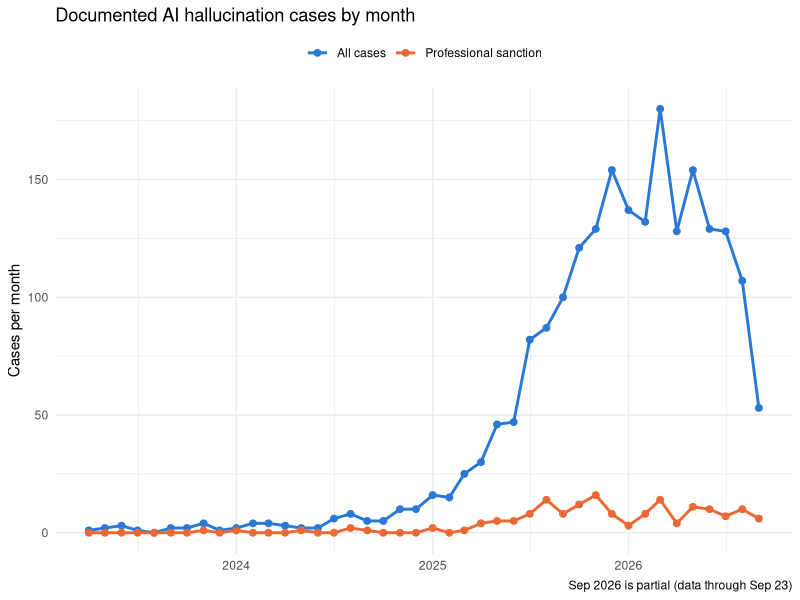
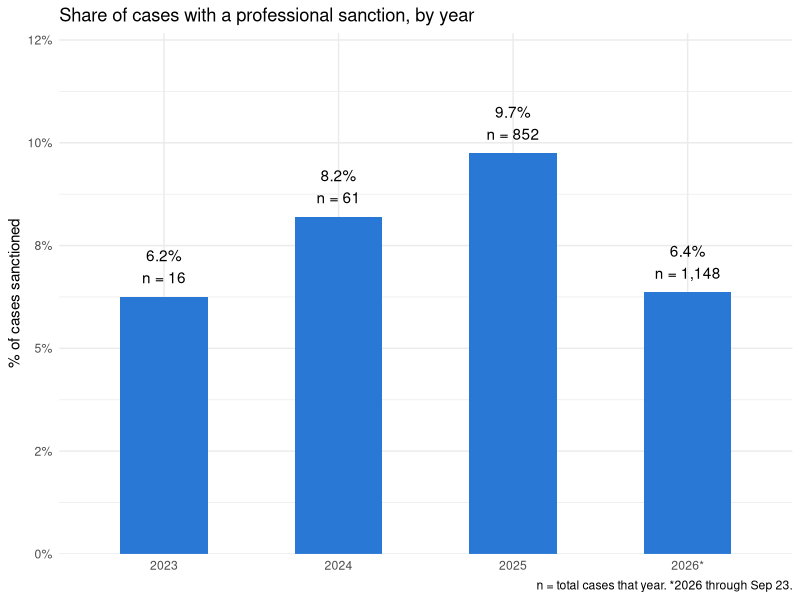
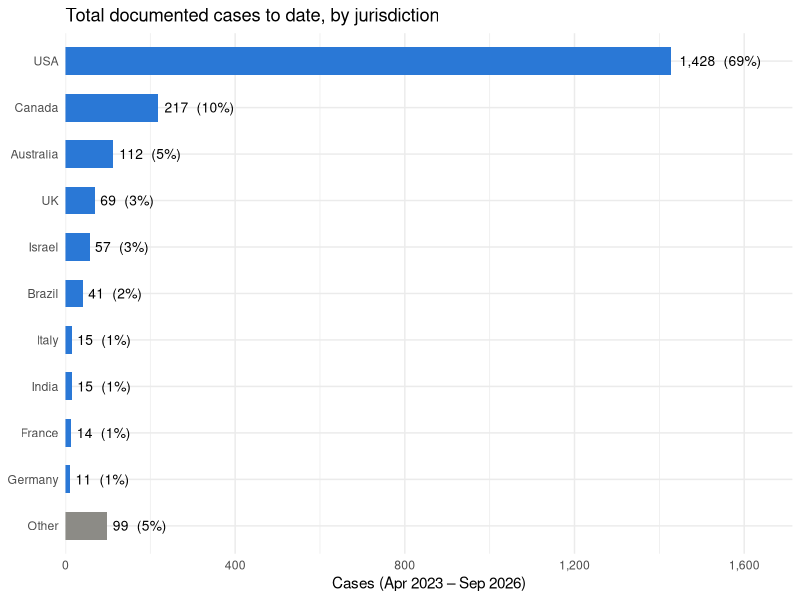

The R script that drew these images, in order:
## ---- chunk 1
knitr::opts_chunk$set(echo = TRUE,fig.height=4, fig.width=4)
library(tidyverse)
# Welcome to quarto! 
# This is a comment, R will not compile this line 
## ---- chunk 2
df <- read_csv("hallucination_cases.csv")

library(tidyverse)
library(lubridate)

df <- read_csv("hallucination_cases.csv")

monthly <- df %>%
  mutate(Date = as.Date(Date),
         month = floor_date(Date, "month"),
         sanction = `Professional Sanction` == "Yes") %>%
  filter(!is.na(month)) %>%
  group_by(month) %>%
  summarise(`All cases` = n(),
            `Professional sanction` = sum(sanction), .groups = "drop") %>%
  complete(month = seq(min(month), max(month), by = "month"),
           fill = list(`All cases` = 0, `Professional sanction` = 0)) %>%
  pivot_longer(-month, names_to = "series", values_to = "cases")

ggplot(monthly, aes(month, cases, color = series)) +
  geom_line(linewidth = 1) +
  geom_point(size = 2) +
  scale_color_manual(values = c("All cases" = "#2a78d6",
                                "Professional sanction" = "#eb6834")) +
  labs(title = "Documented AI hallucination cases by month",
       x = NULL, y = "Cases per month", color = NULL,
       caption = "Sep 2026 is partial (data through Sep 23)") +
  theme_minimal() +
  theme(legend.position = "top")
## ---- chunk 3
library(tidyverse)
library(scales)

yearly <- df %>%
  mutate(Date = as.Date(Date), year = year(Date),
         sanction = `Professional Sanction` == "Yes") %>%
  filter(!is.na(year)) %>%
  group_by(year) %>%
  summarise(n = n(), k = sum(sanction), rate = k / n, .groups = "drop") %>%
  mutate(label = paste0(percent(rate, accuracy = 0.1), "\nn = ", comma(n)),
         year_lab = if_else(year == 2026, "2026*", as.character(year)))

ggplot(yearly, aes(year_lab, rate)) +
  geom_col(fill = "#2a78d6", width = 0.5) +
  geom_text(aes(label = label), vjust = -0.4, lineheight = 1.2) +
  scale_y_continuous(labels = percent_format(accuracy = 1),
                     expand = expansion(mult = c(0, 0.3))) +
  labs(title = "Share of cases with a professional sanction, by year",
       x = NULL, y = "% of cases sanctioned",
       caption = "n = total cases that year. *2026 through Sep 23.") +
  theme_minimal()
## ---- chunk 4
library(tidyverse)

df <- read_csv("hallucination_cases.csv")

d <- df %>%
  mutate(
    # outcome: Yes/No factor (glm treats the 2nd level, "Yes", as the event)
    `Professional Sanction` = factor(`Professional Sanction`, levels = c("No", "Yes")),

    # collapse to 5 main jurisdictions + Other
    `State(s)` = case_when(
      `State(s)` %in% c("USA", "Canada", "Australia", "UK", "Brazil") ~ `State(s)`,
      TRUE ~ "Other"),
    `State(s)` = relevel(factor(`State(s)`), ref = "USA"),

    # collapse 16 labels to Lawyer / Pro se / Other
    `Party(ies)` = case_when(
      `Party(ies)` == "Lawyer"          ~ "Lawyer",
      `Party(ies)` == "Pro Se Litigant" ~ "Pro se",
      TRUE                              ~ "Other"),
    `Party(ies)` = relevel(factor(`Party(ies)`), ref = "Lawyer"),

    # keep the 7 main fields, merge the rest into "other", keep NA as "missing"
    `Legal Field Primary` = case_when(
      is.na(`Legal Field Primary`) ~ "missing",
      `Legal Field Primary` %in% c("contract", "administrative", "civil rights",
                                   "employment", "tort", "family", "criminal") ~ `Legal Field Primary`,
      TRUE ~ "other"),
    `Legal Field Primary` = relevel(factor(`Legal Field Primary`), ref = "contract")
  )

# check for empty cells first
table(d$`State(s)`, d$`Professional Sanction`)
table(d$`Party(ies)`, d$`Professional Sanction`)
table(d$`Legal Field Primary`, d$`Professional Sanction`)

fit <- glm(`Professional Sanction` ~ `State(s)` + `Party(ies)` + `Legal Field Primary`,
           data = d, family = binomial)

summary(fit)

# odds ratios with profile-likelihood CIs
exp(cbind(OR = coef(fit), confint(fit)))

# overall likelihood-ratio
## ---- chunk 5
library(tidyverse)
library(scales)

by_juris <- df %>%
  count(`State(s)`, sort = TRUE) %>%
  mutate(group = if_else(row_number() <= 10, `State(s)`, "Other")) %>%
  group_by(group) %>%
  summarise(n = sum(n), .groups = "drop") %>%
  mutate(group = fct_reorder(group, n),
         group = fct_relevel(group, "Other"),   # put Other at the bottom
         label = paste0(comma(n), "  (", percent(n / sum(n), accuracy = 1), ")"))

ggplot(by_juris, aes(n, group, fill = group == "Other")) +
  geom_col(width = 0.6, show.legend = FALSE) +
  geom_text(aes(label = label), hjust = -0.1, size = 3.5) +
  scale_fill_manual(values = c(`FALSE` = "#2a78d6", `TRUE` = "#8c8b86")) +
  scale_x_continuous(expand = expansion(mult = c(0, 0.2)), labels = comma) +
  labs(title = "Total documented cases to date, by jurisdiction",
       x = "Cases (Apr 2023 – Sep 2026)", y = NULL) +
  theme_minimal()
